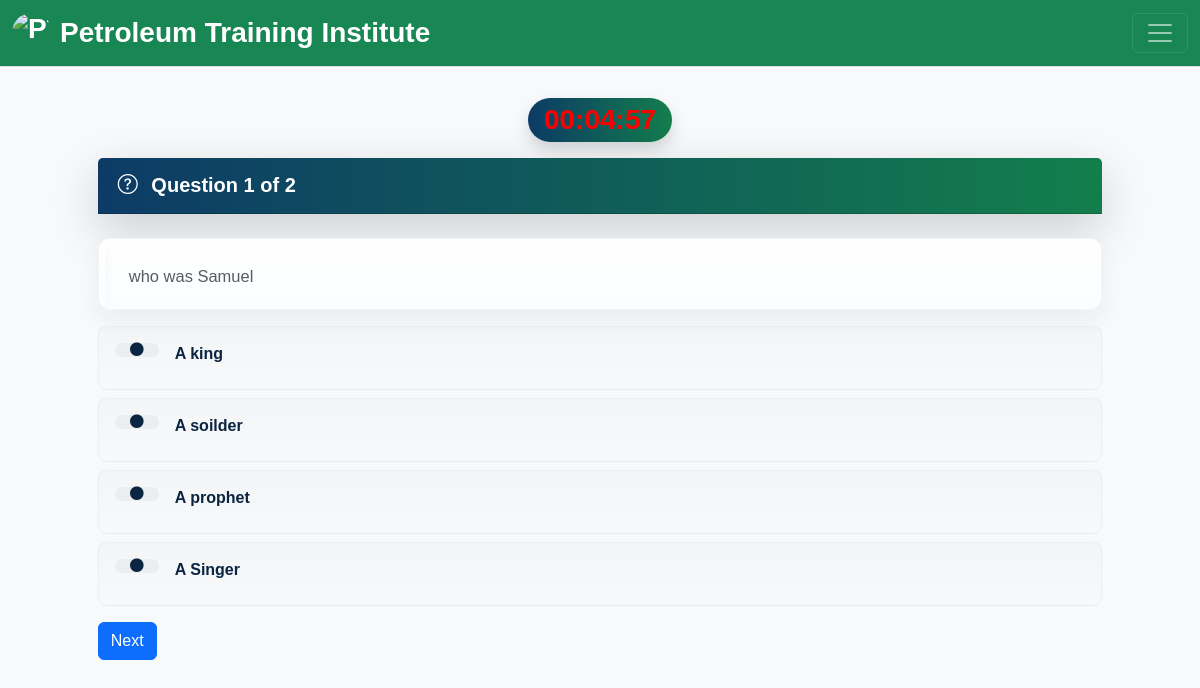
Page /account.php?q=quiz&step=2&eid=eid_68b43641a52f1910227930&n=1&t=2 (signed in) on the committed database.
### tables this page shows
CREATE TABLE `questions` (
  `eid` text NOT NULL,
  `qid` text NOT NULL,
  `qns` text NOT NULL,
  `choice` int(10) NOT NULL,
  `sn` int(11) NOT NULL
);

CREATE TABLE `options` (
  `qid` varchar(50) NOT NULL,
  `option` varchar(5000) NOT NULL,
  `optionid` text NOT NULL
);

### account.php (the view, shortened to what this page needs)
<!DOCTYPE html>
<html lang="en">
<head>
<link href="https://cdn.jsdelivr.net/npm/bootstrap@5.3.3/dist/css/bootstrap.min.css" rel="stylesheet" />
<link href="https://cdn.jsdelivr.net/npm/bootstrap-icons@1.11.3/font/bootstrap-icons.css" rel="stylesheet" />
<link rel="stylesheet" href="css/account.css" />
<link rel="stylesheet" href="css/font.css" />
</head>
<body class="bg-light">
 <?php
 include_once 'dbConnection.php';
  if(!(isset($_SESSION['email']))){
header("location:index.php");
}
else
{
$name = $_SESSION['name'];
$email=$_SESSION['email'];
include_once 'dbConnection.php';
echo '<span class="pull-right top title1" ><span class="log1"><span class="glyphicon glyphicon-user" aria-hidden="true"></span>&nbsp;&nbsp;&nbsp;&nbsp;Hello,</span> <a href="account.php?q=1" class="log log1">'.$name.'</a>&nbsp;|&nbsp;<a href="logout.php?q=account.php" class="log"><span class="glyphicon glyphicon-log-out" aria-hidden="true"></span>&nbsp;Signout</button></a></span>';
$check2 = mysqli_query($con,"SELECT * FROM history WHERE email='$email' AND eid='$eid' LIMIT 1");
if(mysqli_num_rows($check2) == 0){
    $start_time = time();
    $end_time = $start_time + ($exam_duration_minutes * 60);
    mysqli_query($con,"INSERT INTO history (email,eid,start_time,end_time) VALUES('$email','$eid',$start_time,$end_time)") or die(mysqli_error($con));
} else {
    $row = mysqli_fetch_assoc($check2);
    $end_time = $row['end_time'];
    error_log("[DEBUG] Using existing history row end_time=$end_time");
}
}?>
<header>
  <nav class="navbar navbar-dark bg-success border-bottom fixed-top">
    <div class="container-fluid">
      <a class="navbar-brand fw-bold fs-3 d-flex align-items-center gap-2" href="account.php?q=1">
        <img src="image/PTI.jpg" alt="PTI Logo" class="rounded-circle" style="width:40px;height:40px;object-fit:cover;">
        <span class="pti-full">Petroleum Training Institute</span>
      </a>
      <button class="navbar-toggler d-1250-none" type="button" data-bs-toggle="offcanvas" data-bs-target="#sideNav">
        <span class="navbar-toggler-icon"></span>
      </button>
    </div>
  </nav>
</header>
<main class="container my-0 pt-4">
<?php
if (@$_GET['q'] == 'quiz' && @$_GET['step'] == 2) {
    $eid   = trim($_GET['eid'] ?? '');
    $email = $_SESSION['email'] ?? '';
    $safeEmail = mysqli_real_escape_string($con, $email);
    $safeEid   = mysqli_real_escape_string($con, $eid);
    $quizResult = mysqli_query($con,
        "SELECT `time` FROM quiz WHERE eid='" . mysqli_real_escape_string($con, $eid) . "' LIMIT 1"
    );
    $quizRow = mysqli_fetch_assoc($quizResult);
    $exam_duration_minutes = $quizRow ? intval($quizRow['time']) : 0;
    $duration   = $exam_duration_minutes * 60;
    $start_time = time();
    $end_time   = $start_time + $duration;
    $check2 = mysqli_query(
        $con,
        "SELECT end_time FROM history WHERE email='{$safeEmail}' AND eid='{$safeEid}' LIMIT 1"
    ) or die(mysqli_error($con));
    if (mysqli_num_rows($check2) == 0) {
        $safeStart = intval($start_time);
        $safeEnd   = intval($end_time);
        mysqli_query(
            $con,
            "INSERT INTO history (email, eid, start_time, end_time) VALUES ('{$safeEmail}', '{$safeEid}', '{$safeStart}', '{$safeEnd}')"
        ) or die(mysqli_error($con));
    } else {
        $row = mysqli_fetch_assoc($check2);
        $end_time = $row['end_time'];
    }
    $questions = mysqli_query($con,
        "SELECT * FROM questions WHERE eid='" . mysqli_real_escape_string($con, $eid) . "' ORDER BY sn ASC")
        or die(mysqli_error($con));
    $allQuestions = [];
    while ($row = mysqli_fetch_assoc($questions)) {
        $qid = $row['qid'];
        $qns = $row['qns'];
        $optRes = mysqli_query($con, "SELECT * FROM options WHERE qid='" . mysqli_real_escape_string($con, $qid) . "'")
            or die(mysqli_error($con));
        $options = mysqli_fetch_all($optRes, MYSQLI_ASSOC);
        $allQuestions[] = [
            'qid'     => $qid,
            'qns'     => $qns,
            'options' => $options
        ];
    }
?>
<form method="POST" id="quizForm">
    <div class="panel" style="margin:5%">
 <div class="exam-global-timer text-center my-3">
  <span id="globalExamTimer" class="pulse badge exam-card-header fs-3 fw-bold rounded-pill px-3 py-2 shadow"></span>
</div>
        <?php foreach ($allQuestions as $index => $q) :
            $sn = $index + 1;
            ?>
            <div class="question-container" data-index="<?= $index ?>" data-qid="<?= htmlspecialchars($q['qid']) ?>" style="<?= $index === 0 ? '' : 'display:none;' ?>">
                <div class="" >
                    <div class="card shadow-lg border-0 mb-4" >
                        <div class="card-header question-card-header bg-info text-white d-flex justify-content-between align-items-center py-3">
    <div class="fw-bold fs-5">
        <i class="bi bi-question-circle me-2"></i>
        Question <?= $sn ?> of <?= count($allQuestions) ?>
    </div>
</div>
                    </div>
                    <div class="question-header mb-3">
                        <div class="text-muted small"><?= nl2br(htmlspecialchars($q['qns'], ENT_QUOTES)) ?></div>
                    </div>
                    <div class="options-list">
                        <?php foreach ($q['options'] as $option) :
                            $optId = 'q' . $q['qid'] . '-opt' . $option['optionid'];
                        ?>
                        <div class="option-row mb-2">
                            <label for="<?= $optId ?>" class="option-label d-flex align-items-start gap-3 p-3 rounded-3">
                                <span class="option-bullet d-flex align-items-center justify-content-center">
                                    <i class="bi bi-circle-fill"></i>
                                </span>
                                <div class="option-text flex-grow-1"><?= htmlspecialchars($option['option'], ENT_QUOTES) ?></div>
                            </label>
                        </div>
                        <?php endforeach; ?>
                    </div>
                </div>
            </div>
        <?php endforeach; ?>
        <div class="d-flex justify-content-between mt-3">
            <button type="button" class="btn btn-primary" id="nextBtn">Next</button>
        </div>
    </div>
</form>
<?php
}
?>
</body>
</html>

### css/account.css (style rules this page uses)
body { overflow-x: hidden; width: 100%; font: 16px "Century Gothic", "Times Roman", sans-serif; min-height: 550px; transition: padding-top 0.15s ease; }
* { scrollbar-width: none; -ms-overflow-style: none; }
.navbar .navbar-brand { margin-right: 2rem; }
@media (max-width: 1249px) { .d-1250-none { display: block !important; } }
.question-header { position: relative; padding: 18px 16px; padding-left: 24px; border-radius: 12px; background: linear-gradient(180deg,#ffffff 0%, #fbfdff 100%); box-shadow: 0 10px 24px rgba(8,30,50,0.06); border: 1px solid rgba(13,40,64,0.04); margin-bottom: 1rem; overflow: hidden; }
.question-header::before { content: ""; position: absolute; left: 0; top: 0; width: 6px; height: 100%; border-radius: 12px 0 0 12px; box-shadow: 0 4px 12px rgba(13,40,64,0.06); }
.question-header .text-muted.small { display: block; margin: 0; color: #000000ff; font-size: 1.03rem; line-height: 1.6; white-space: pre-wrap; word-wrap: break-word; padding: 6px 2px 2px 6px; }
.question-header .small { color: #375467; }
.option-row { position: relative; }
.option-label { cursor: pointer; transition: transform .12s ease, box-shadow .12s ease, border-color .12s ease; background: linear-gradient(180deg, rgba(13,40,64,0.02), rgba(13,40,64,0.00)); border: 1px solid rgba(13,40,64,0.04); display: flex; gap: 10px; align-items: center; padding-left: 52px; min-height: 64px; }
.option-bullet { width: 44px; height: 14px; min-width: 44px; background: rgba(13,40,64,0.04); border-radius: 10px; color: #0b2540; font-size: 0.85rem; }
.option-text { font-weight: 600; color: #0b2540; line-height: 1.35; }
.result-card-header, .exam-card-header, .history-card-header, .rank-card-header, .question-card-header { background: linear-gradient(90deg, #0d3b66 0%, #137e4c 100%); color: #fff; padding: 14px 20px; gap: 10px; align-items: center; }
#globalExamTimer { font-size: 1.5rem; color: #eee; }
#globalExamTimer.pulse { color: red; animation: pulse 1s infinite; }

### rows in the picture
questions: sn "1", count($allQuestions) "2", qns "who was Samuel"
options: option "A king"
options: option "A soilder"
options: option "A prophet"
options: option "A Singer"
